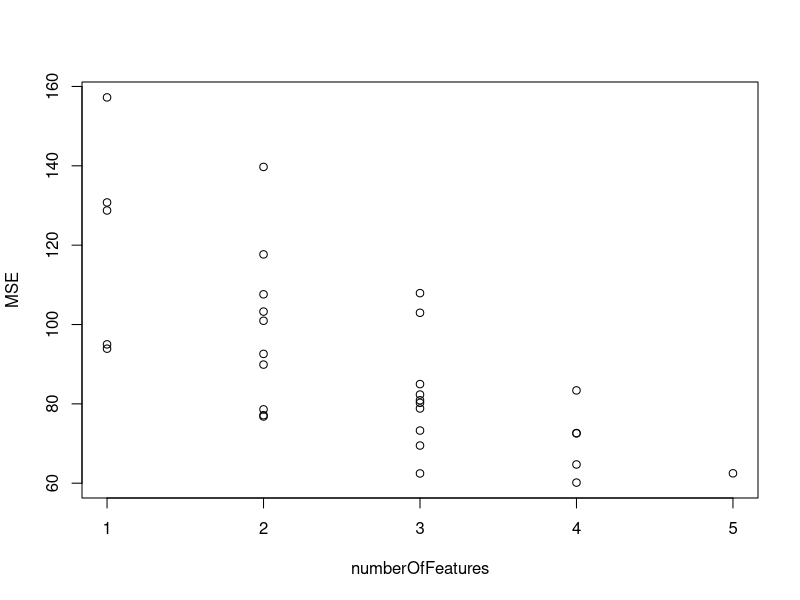

Reproduce this figure in R.




#linear regression
mylin = function(X, Y, Xpred) {
  Xpred1 = cbind(1, Xpred)
  #MISSING: check formulas for linear regression and compute beta
  X <- cbind(1, X)
  beta <- solve(t(X) %*% X) %*% t(X) %*% Y
  # beta <- as.matrix(rbind(1, beta))
  Res = Xpred1 %*% beta
  return(Res)
}

# mylin(X = as.matrix(swiss[11:47,2:5]), Y = swiss[11:47,1], Xpred = as.matrix(swiss[1:10,2:5]))

myCV = function(X, Y, Nfolds) {
  n = length(Y)
  p = ncol(X)
  set.seed(12345)
  ind = sample(n, n)
  X1 = X[ind, ]
  Y1 = Y[ind]
  sF = floor(n / Nfolds)
  MSE = numeric(2 ^ p - 1)
  Nfeat = numeric(2 ^ p - 1)
  Features = list()
  curr = 0
  
  #we assume 5 features.
  
  for (f1 in 0:1)
    for (f2 in 0:1)
      for (f3 in 0:1)
        for (f4 in 0:1)
          for (f5 in 0:1) {
            model = c(f1, f2, f3, f4, f5)
            if (sum(model) == 0)
              next()
            SSE = 0
            
            for (k in 1:Nfolds) {
              startIndice <- (k * sF) - sF + 1
              endIndice <- 0
              if (k == Nfolds) {
                mod <- nrow(X1) %% Nfolds
                endIndice <- (k * sF) + mod
              } else{
                endIndice <- k * sF
              }
              
              selectedFeatures <- which(model == 1)
              Xvalidate <- as.matrix(X1[,selectedFeatures])
              Xvalidate <- as.matrix(Xvalidate[startIndice:endIndice,])
              Yvalidate <- as.matrix(Y1[startIndice:endIndice])
              
              Xtrain <- X1[-c(startIndice:endIndice), selectedFeatures]
              Ytrain <- Y1[-c(startIndice:endIndice)]
              Ypred <- mylin(X = Xtrain, Y = Ytrain, Xpred = Xvalidate)
              
              SSE = SSE + sum((Ypred - Yvalidate) ^ 2)
            }
            curr = curr + 1
            MSE[curr] = SSE / n
            Nfeat[curr] = sum(model)
            Features[[curr]] = model
            
          }
  numberOfFeatures <-lapply(Features,FUN = function(x) {return(length(which(x == 1)))})
  plot(x = numberOfFeatures, y = MSE)
  i = which.min(MSE)
  Features=Features[[i]]
  Features2 <- which(Features == 1)
  return(list(CV=MSE[i], 
              Features=colnames(X1)[Features2],
              Features = Features))
}



myCV(as.matrix(swiss[, 2:6]), swiss[[1]], 5)